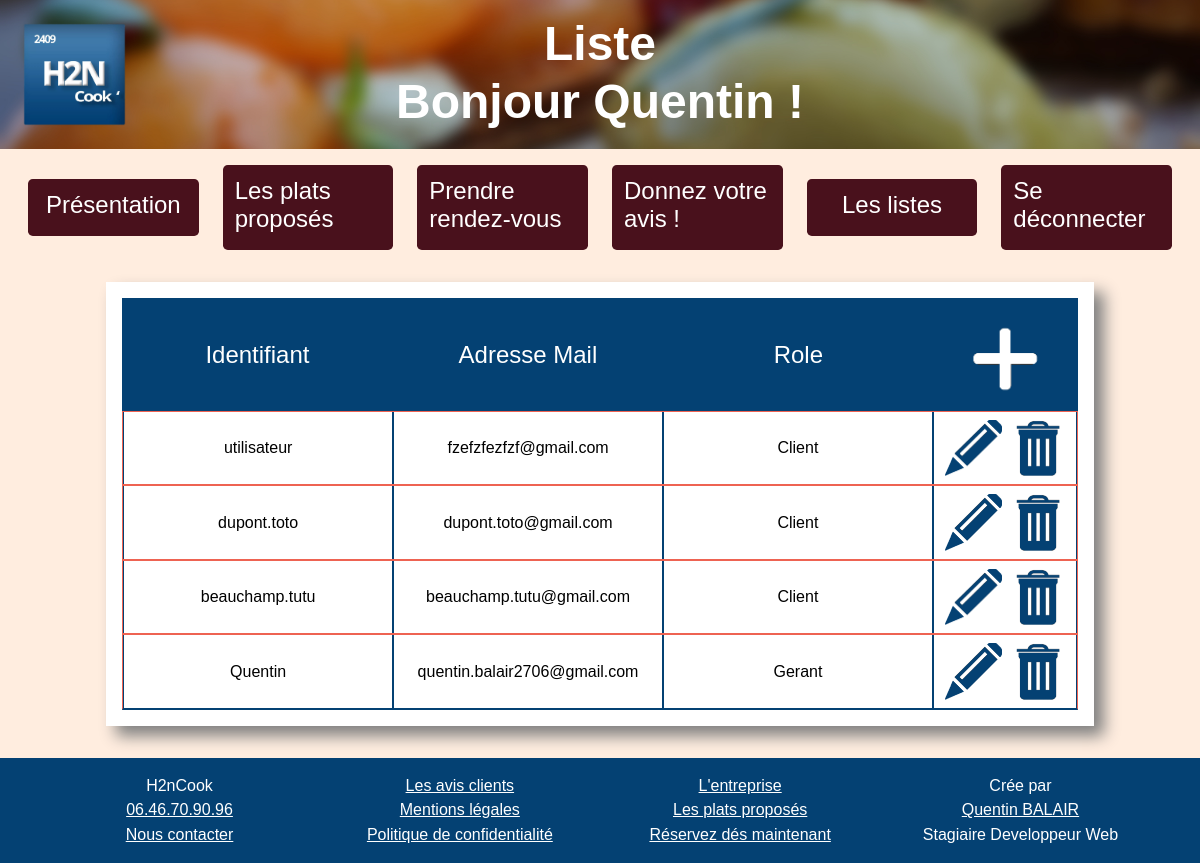
The page /H2nCook/index.php?page=Liste&table=Users (signed in) on the database its author committed.
### tables this page shows
CREATE TABLE Users
(
    idUser int (11) not null auto_increment PRIMARY KEY,
    identifiant varchar(50) not null,
    motDePasse varchar(50) not null,
    adresseMail varchar(100) not null,
    idRole int (11) not null
);

CREATE TABLE Roles
(
    idRole int (11) not null auto_increment PRIMARY KEY,
    libelle varchar(20) not null
);

### H2nCook/PHP/CONTROLLER/Users.Class.php (called while the page is built, shortened)
<?php
class Users
{
	private static $listeAttributs=["Users","idUser","identifiant","motDePasse","adresseMail", "idRole"];
	private static $listeTypeInput = ["","","text","password","text", "select"];
	private static $listeLabel = ["","","Identifiant","password","Adresse Mail", "Role"];
	private static $nbColonne= 6;
	private $_idUser;
	private $_identifiant;
	private $_adresseMail;
	private $_idRole;
	public function getIdUser()
	{
		return $this->_idUser;
	}
	public function setIdUser($idUser)
	{
		$this->_idUser=$idUser;
	}
	public function getIdentifiant()
	{
		return $this->_identifiant;
	}
	public function setIdentifiant($identifiant)
	{
		$this->_identifiant=$identifiant;
	}
	public function getAdresseMail()
	{
		return $this->_adresseMail;
	}
	public function setAdresseMail($adresseMail)
	{
		$this->_adresseMail=$adresseMail;
	}
	public function getIdRole()
	{
		return $this->_idRole;
	}
	public function setIdRole($idRole)
	{
		$this->_idRole=$idRole;
		$this->setRole(RolesManager::findById($idRole));
	}
	public static function getListeAttributs()
    {
        return self::$listeAttributs;
    }
    public static function getListeTypeInput()
    {
        return self::$listeTypeInput;
    }
    public static function getListeLabel()
    {
        return self::$listeLabel;
    }
    public static function getNbColonne()
	{
		return self::$nbColonne;
	}
	public function __construct(array $options = [])
	{
 		if (!empty($options))
		{
			$this->hydrate($options);
		}
	}
	public function hydrate($data)
	{
 		foreach ($data as $key => $value)
		{
 			$methode = "set".ucfirst($key);
			if (is_callable(([$this, $methode])))
			{
				$this->$methode($value);
			}
		}
	}
}

### H2nCook/PHP/MODEL/UsersManager.Class.php (called while the page is built, shortened)
<?php
class UsersManager
{
	public static function getList()
	{
 		$db=DbConnect::getDb();
		$liste = [];
		$q = $db->query("SELECT * FROM Users");
		while($donnees = $q->fetch(PDO::FETCH_ASSOC))
		{
			if($donnees != false)
			{
				$liste[] = new Users($donnees);
			}
		}
		return $liste;
	}
}

### H2nCook/PHP/MODEL/RolesManager.Class.php (called while the page is built, shortened)
<?php
class RolesManager
{
	public static function findById($id)
	{
 		$db=DbConnect::getDb();
		$id = (int) $id;
		$q=$db->query("SELECT * FROM Roles WHERE idRole =".$id);
		$results = $q->fetch(PDO::FETCH_ASSOC);
		if($results != false)
		{
			return new Roles($results);
		}
		else
		{
			return false;
		}
	}
}

### H2nCook/PHP/CONTROLLER/Roles.Class.php (called while the page is built, shortened)
<?php
class Roles
{
	private $_libelle;
	public function getLibelle()
	{
		return $this->_libelle;
	}
	public function setLibelle($libelle)
	{
		$this->_libelle=$libelle;
	}
	public function hydrate($data)
	{
 		foreach ($data as $key => $value)
		{
 			$methode = "set".ucfirst($key);
		}
	}
}

### H2nCook/PHP/VIEW/Liste.php (the view, shortened to what this page needs)
<?php
if(isset($_SESSION["utilisateur"]) && ($_SESSION["utilisateur"]->getIdRole() == 1))
{
$table = $_GET['table'];
$objets = appelGetList($table);
echo'<div>
<div></div>
<div class="main">';
if (empty($objets)) {
     echo 'La table est vide';
 } else {
     echo '
 <div class="tableau colonne">
 <div class="enteteLigne">';
    $listeLabel = $objets[0]->getListeLabel();
    $nbColonne = $table::getNbColonne();
    for ($i = 2; $i < $nbColonne; $i++) {
        if ($listeLabel[$i] != "password") {
            echo '<div class="entete ">' . $listeLabel[$i] . '</div>';
        }
    }
    echo '<a href="index.php?page=Form&table=' . $table . '&mode=ajout" class="enteteAdd"><div><img src="./IMG/add.png" alt="Ajouter "></div></a>';
    echo'
    </div>';
    $infos = $table::getListeAttributs();
                foreach ($objets as $unObjet) {
                        $id= appelGet($unObjet, $infos[1]);
                    echo '<div class="ligne '.$id.'">';
                    $listeTypeInput = $objets[0]->getListeTypeInput();
                    $listeClasse = $objets[0]->getListeClass();
                    $id = appelGet($unObjet, $infos[1]);
                    for ($i = 2; $i < $nbColonne; $i++) {
                        if ($listeTypeInput[$i] != "password") {
                            if ($listeTypeInput[$i] == "select") {
                                $classe = $listeClasse[$i];
                                if (appelGet($unObjet, $infos[$i]) != null)
                                {
                                    $obj = appelFindById($classe, appelGet($unObjet, $infos[$i]));
                                    echo '<div class="contenu">' . $obj->getLibelle() . '</div>';
                                }
                            } else {
                                if ($table != "Agendas")
                                {
                                    if ($listeTypeInput[$i] == "date")
                                    {
                                        $date = substr(appelGet($unObjet, $infos[$i]),0,10);
                                        $annee =  substr($date,0,4);
                                        $mois =  substr($date,5,2);
                                        $jour = substr($date,8,2);
                                        $dateFinale = $jour.'/'.$mois.'/'.$annee;
                                        echo '<div class="contenu">' . $dateFinale . '</div>';
                                    } else {
                                        echo '<div class="contenu">' . appelGet($unObjet, $infos[$i]) . '</div>';
                                    }
                                } else {
                                    echo '<div class="contenu">' . appelGet($unObjet, $infos[$i]) . '</div>';
                                }
                            }
                        }
                    }
                    echo'<div class="contenuIMG">';
                    if ($table == "Recettes")
                    { echo'
                    <a class="modif" href="index.php?page=FormRecette&mode=modif&id=' . $id . '"><div><img src="./IMG/modif.png" alt="modifier"></div></a>
                    <a class="suppr" href="index.php?page=ActionRecette&mode=suppr&id=' . $id . '"><div><img src="./IMG/suppr.png" alt="supprimer"></div></a>';
                    } else if ($table == "Commandes"){
                        echo'<a class="modif" href="index.php?page=FormCommande&mode=modif&id=' . $id . '"><div><img src="./IMG/modif.png" alt="modifier"></div></a>
                        <a class="suppr" href="index.php?page=FormCommande&mode=suppr&id=' . $id . '"><div><img src="./IMG/suppr.png" alt="supprimer"></div></a>';
                    }else {
                        echo'<a class="modif" href="index.php?page=Form&table=' . $table . '&mode=modif&id=' . $id . '"><div><img src="./IMG/modif.png" alt="modifier"></div></a>
                        <a class="suppr" href="index.php?page=Form&table=' . $table . '&mode=suppr&id=' . $id . '"><div><img src="./IMG/suppr.png" alt="supprimer"></div></a>';
                    }
                echo'</div>';
                    echo'</div>';
                }
 }
echo'
</div>
</div>
<div></div>
</div>
</div>';
} else {
    header("location:index.php?page=default");
}

### H2nCook/Index.php (shortened to what this page needs)
<?php
    require "./Outils.php";
    if (isset($_GET["page"])) {
        $page = $_GET["page"];
        if (isset($routes[$page])) {
            AfficherPage($routes[$page]);
        } else {
            AfficherPage($routes["default"]);
        }
    } else {
        AfficherPage($routes["default"]);
    }

### H2nCook/Outils.php (shortened to what this page needs)
<?php
function afficherPage($page)
{
    $chemin = $page[0];
    $nom = $page[1];
    $titre = $page[2];
    if ($page[3]) {
        include $chemin . $nom . '.php';
    } else {
        include 'PHP/VIEW/Head.php';
        include 'PHP/VIEW/Header.php';
        include 'PHP/VIEW/Nav.php';
        include $chemin . $nom . '.php';
        include 'PHP/VIEW/Footer.php';
    }
}
function appelGetList($nomTable)
{
    $methode = $nomTable . "Manager::getList";
    return call_user_func($methode);
}
function appelGet($obj, $chaine)
{
    $methode = 'get' . ucfirst($chaine);
    return call_user_func(array($obj, $methode));
}
function appelFindById($nomTable, $id)
{
    $methode = ucfirst($nomTable) . "Manager::findById";
    return call_user_func($methode, $id);
}

### H2nCook/PHP/VIEW/Head.php (shortened to what this page needs)
<!doctype html>
<html lang="fr">
<head>
	<link rel="stylesheet" href="./CSS/style.css">
</head>

### H2nCook/PHP/VIEW/Header.php
<header id="#header">
        <a href="index.php">
            <div>
                <img src="./IMG/logo.png">
            </div>
        </a>
        <div class="titre center colonne">
        <div><?php echo $titre ?></div>
        <?php if(isset($_SESSION["utilisateur"]))
        {
            echo'<div>Bonjour '.$_SESSION["utilisateur"]->getIdentifiant().' !';
        }?>
        </div>
        </div>
        <div></div>
    </header>
<body>

### H2nCook/PHP/VIEW/Nav.php (shortened to what this page needs)
<nav class="center">
    <a href="presentation.html">
      <div class="center boutons colonne">Présentation
      </div>
    </a>
    <a href="index.php?page=ListePlats">
      <div class="center boutons colonne">Les plats proposés
      </div>
    </a>
    <?php if(isset($_SESSION["utilisateur"]) && $_SESSION["utilisateur"]->getIdRole() ==1)
    {
    echo'<a href="index.php?page=Reservations">
      <div class="center boutons colonne">Prendre rendez-vous
        <hr>
      </div>
    </a>';
    }?>
    <a href="index.php?page=AvisClients">
      <div class="center boutons colonne">Donnez votre avis !
      </div>
    </a>
    <?php if(isset($_SESSION["utilisateur"]) && $_SESSION["utilisateur"]->getIdRole() ==1)
    {
    echo'<a href="index.php?page=ListeAdmin">
      <div class="center boutons colonne">Les listes
        <hr>
      </div>
    </a>';
    }?>
    <?php if(!isset($_SESSION["utilisateur"]))
    {
    echo'<a href="index.php?page=FormInscription">
      <div class="center boutons colonne">S\'inscrire
        <hr>
      </div>
    </a>
    <a href="index.php?page=FormConnexion">
      <div class="center boutons colonne">Se connecter
        <hr>
      </div>
    </a>
    ';
  }else {
    echo'<a href="index.php?page=ActionConnexion&mode=Deconnexion">
    <div class="center boutons colonne">Se déconnecter
      <hr>
    </div>
  </a>';
  }?>
  </nav>

### H2nCook/PHP/VIEW/Footer.php (shortened to what this page needs)
    <footer>
        <div></div>
        <div class="colonne center">
            <p>H2nCook</p>
            <p><a href="tel:+33646709096">06.46.70.90.96</a></p>
            <p><a href="mailto:h2ncook@gmail.com">Nous contacter</a></p>
        </div>
        <div></div>
        <div class="colonne center">
            <p><a href="#">Les avis clients</a></p>
            <p><a href="#">Mentions légales</a></p>
            <p><a href="#">Politique de confidentialité</a></p>
        </div>
        <div></div>
        <div class="colonne center">
            <p><a href="#">L'entreprise</a></p>
            <p><a href="#">Les plats proposés</a></p>
            <p><a href="#">Réservez dés maintenant</a></p>
        </div>
        <div></div>
        <div class="colonne center">
            <p>Crée par</p>
            <p><a href="mailto:quentin.balair2706@gmail.com">Quentin BALAIR</a></p>
            <p>Stagiaire Developpeur Web</p>
        </div>
        <div></div>
    </footer>
</body>
</html>

### H2nCook/CSS/style.css (style rules this page uses)
:root { --couleurSecondaire : #49111C; --couleurPrincipale : #FFEDDF; --police : helvetica, Arial, sans-serif; --couleurEntreprise : #044173; --couleurCartes : #EE6352; }
html, body { margin : 0; padding : 0; background-color: var(--couleurPrincipale); }
a { text-decoration : none; }
div, header, footer, nav, article,h1,h2,a,form,input,select, a { display : flex; flex : 1; }
img, video { width : 100%; }
p,h1,h2,h3,h4,h5,h6,ul,li,div,textarea,input,label,select { font-family: var(--police); }
p { margin-block-start: 0.5em; margin-block-end: 0.5em; }
.center, .centrer { justify-content: center; align-items: center; }
.colonne { flex-direction: column; }
.titre { flex : 8; font-size: 3em; font-family: var(--police); font-weight : 600; color : white; }
header { padding : 1em; background-image: url(../IMG/photo_aliment.jpg); background-position: center; background-size: cover; }
.main { background-color: white; box-shadow: 10px 10px 15px rgb(128, 128, 128); padding : 1em; margin: 1em 0; flex : 9; flex-direction: column; }
nav { padding: 1em; }
.boutons { background-color: var(--couleurSecondaire); padding: 0.5em; margin: 0 0.5em; color : white; font-size: 1.5em; border-radius: 0.2em; transition: 0.5s; }
nav { position: sticky; top: 0; background-color: var(--couleurPrincipale); }
footer, .footer { background-color: var(--couleurEntreprise); padding : 1em; color : white; margin-top : 1em; -webkit-user-select: none; -webkit-touch-callout: none; -moz-user-select: none; -ms-user-select: none; user-select: none; }
footer p, .footer p { margin-block-start: 0.2em; margin-block-end: 0.2em; }
footer .colonne, .footer .colonne { flex : 5 }
footer { position: fixed; bottom: 0; right: 0; left: 0; }
footer a { color: white; text-decoration: underline; }
.contenu, .contenuIMG { justify-content: center; align-items: center; border-left: var(--couleurEntreprise) 1px solid; border-right: var(--couleurEntreprise) 1px solid; padding: 0.5em; }
.entete, .enteteAdd { padding: 1em; border: var(--couleurEntreprise) 1px solid; background-color: var(--couleurEntreprise); color : white; justify-content: center; align-items: center; }
.entete, .contenu { flex : 4; }
.enteteLigne { align-items: stretch; }
.enteteAdd { padding: 0 1em; }
.entete { font-size : 1.5em; text-align: center; }
.contenuIMG { padding: 0.5em; }
.modif, .suppr { margin: 0 0.2em; }
.ligne { border: var(--couleurEntreprise) 1px solid; }
.tableau > .ligne:last-child { border-bottom: var(--couleurEntreprise) 2px solid; }
.ligne { border: var(--couleurCartes) 1px solid; }
@media (max-width : 1500px) { .entete, .contenu { flex : 2; } }

### rows shown on the page
users: identifiant "utilisateur", adresseMail "fzefzfezfzf@gmail.com"
roles: libelle "Client"
users: identifiant "dupont.toto", adresseMail "dupont.toto@gmail.com"
users: identifiant "beauchamp.tutu", adresseMail "beauchamp.tutu@gmail.com"
users: identifiant "Quentin", adresseMail "quentin.balair2706@gmail.com"
roles: libelle "Gerant"

### other values the page prints
$titre "Liste"
$_SESSION["utilisateur"]->getIdentifiant() "Quentin"
$listeLabel[$i] "Identifiant"
$listeLabel[$i] "Adresse Mail"
$listeLabel[$i] "Role"
